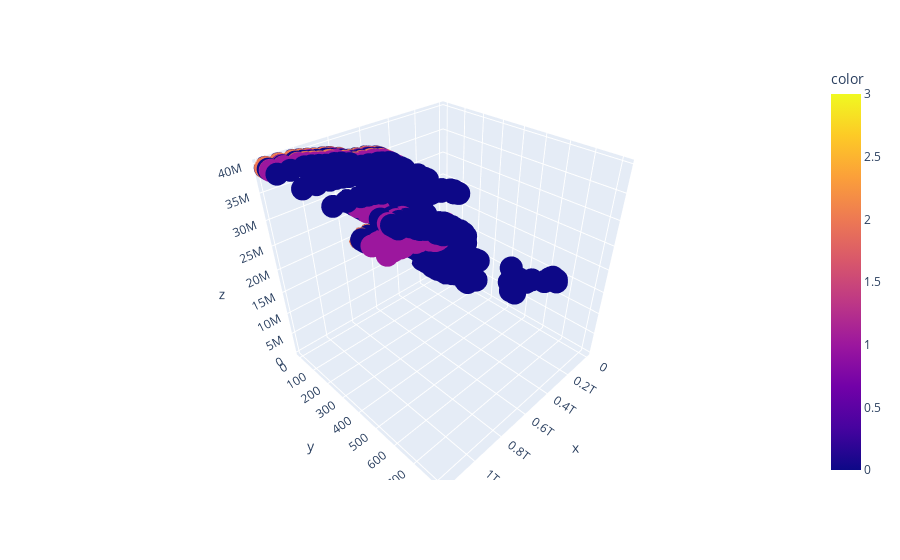

Notebook code for this chart:
### Code cell
#Scatter GDP vs GHG
px.scatter_3d(x=combined['GDP'], y= combined['allghg'], z=combined['Population'], color=combined['Cluster'])

### Figure 1 — Plotly figure (JSON) as saved in the notebook; plotly's stock layout.template omitted (floating-point values rounded to 4 significant figures; data arrays with more than 128 entries replaced by an {"elided": "..."} marker saying what was removed)
{"data": [{"hovertemplate": "x=%{x}<br>y=%{y}<br>z=%{z}<br>color=%{marker.color}<extra></extra>", "legendgroup": "", "marker": {"color": {"elided": "11308 int values"}, "coloraxis": "coloraxis", "symbol": "circle"}, "mode": "markers", "name": "", "scene": "scene", "showlegend": false, "type": "scatter3d", "x": {"elided": "11308 int values"}, "y": {"elided": "11308 float values"}, "z": {"elided": "11308 int values"}}], "layout": {"coloraxis": {"colorbar": {"title": {"text": "color"}}, "colorscale": [[0, "#0d0887"], [0.1111, "#46039f"], [0.2222, "#7201a8"], [0.3333, "#9c179e"], [0.4444, "#bd3786"], [0.5556, "#d8576b"], [0.6667, "#ed7953"], [0.7778, "#fb9f3a"], [0.8889, "#fdca26"], [1, "#f0f921"]]}, "legend": {"tracegroupgap": 0}, "margin": {"t": 60}, "scene": {"domain": {"x": [0, 1], "y": [0, 1]}, "xaxis": {"title": {"text": "x"}}, "yaxis": {"title": {"text": "y"}}, "zaxis": {"title": {"text": "z"}}}}}
